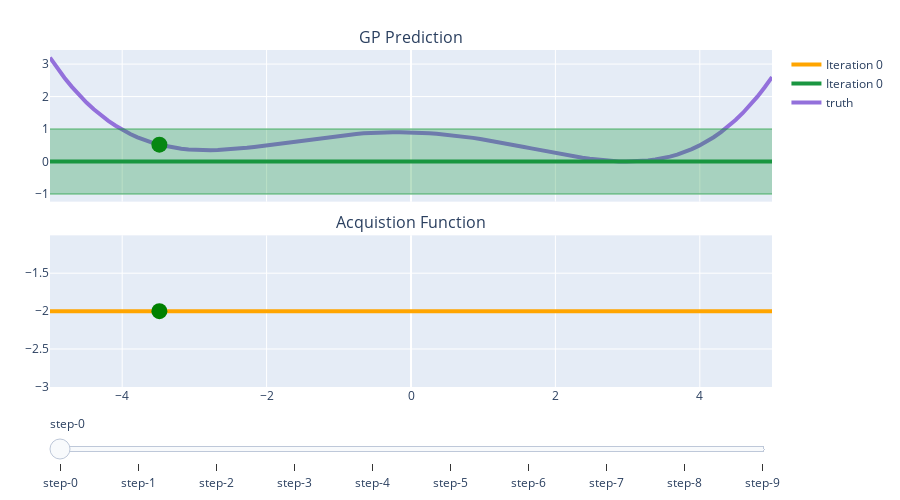

Source (notebook cell):
### Code cell
truth = himmelblau(X_query).flatten()
plot_bo(result, X_plot=X_query.flatten(), truth=truth)
